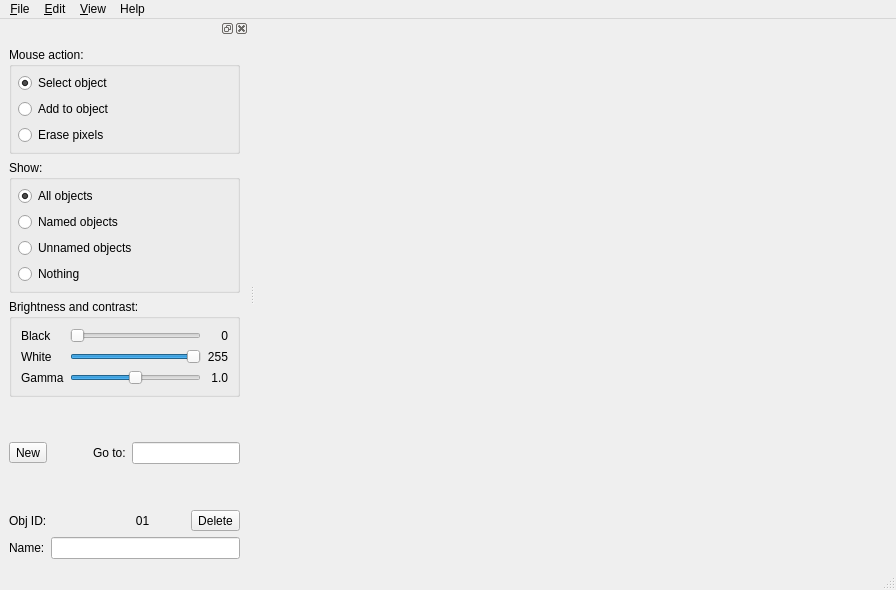
<?xml version="1.0" encoding="UTF-8"?>
<ui version="4.0">
 <class>MainWindow</class>
 <widget class="QMainWindow" name="MainWindow">
  <property name="geometry">
   <rect>
    <x>0</x>
    <y>0</y>
    <width>896</width>
    <height>590</height>
   </rect>
  </property>
  <property name="windowTitle">
   <string>MainWindow</string>
  </property>
  <widget class="Viewer" name="viewer"/>
  <widget class="QMenuBar" name="menubar">
   <property name="geometry">
    <rect>
     <x>0</x>
     <y>0</y>
     <width>896</width>
     <height>23</height>
    </rect>
   </property>
   <widget class="QMenu" name="menuFile">
    <property name="title">
     <string>&amp;File</string>
    </property>
    <addaction name="actionImport"/>
    <addaction name="actionOpen"/>
    <addaction name="actionExport"/>
    <addaction name="actionQuit"/>
   </widget>
   <widget class="QMenu" name="menuHelp">
    <property name="title">
     <string>Help</string>
    </property>
    <addaction name="actionAbout"/>
    <addaction name="actionDocumentation"/>
   </widget>
   <widget class="QMenu" name="menuView">
    <property name="title">
     <string>&amp;View</string>
    </property>
    <widget class="QMenu" name="menuProjection">
     <property name="title">
      <string>&amp;Traces</string>
     </property>
     <addaction name="actionRight"/>
     <addaction name="actionVentral"/>
     <addaction name="actionAnterior"/>
     <addaction name="actionLeft"/>
     <addaction name="actionDorsal"/>
     <addaction name="actionPosterior"/>
    </widget>
    <widget class="QMenu" name="menuOverlay">
     <property name="title">
      <string>&amp;Overlay</string>
     </property>
     <addaction name="actionORight"/>
     <addaction name="actionOVentral"/>
     <addaction name="actionOAnterior"/>
     <addaction name="actionOLeft"/>
     <addaction name="actionODorsal"/>
     <addaction name="actionOPosterior"/>
    </widget>
    <widget class="QMenu" name="menuProjection_2">
     <property name="title">
      <string>&amp;Projection</string>
     </property>
     <addaction name="actionPRight"/>
     <addaction name="actionPVentral"/>
     <addaction name="actionPAnterior"/>
     <addaction name="actionPLeft"/>
     <addaction name="actionPDorsal"/>
     <addaction name="actionPPosterior"/>
    </widget>
    <addaction name="menuProjection"/>
    <addaction name="menuOverlay"/>
    <addaction name="menuProjection_2"/>
    <addaction name="actionResetRotation"/>
    <addaction name="actionGotoXYZ"/>
   </widget>
   <widget class="QMenu" name="menuEdit">
    <property name="title">
     <string>&amp;Edit</string>
    </property>
    <addaction name="actionCopy"/>
   </widget>
   <addaction name="menuFile"/>
   <addaction name="menuEdit"/>
   <addaction name="menuView"/>
   <addaction name="menuHelp"/>
  </widget>
  <widget class="QStatusBar" name="statusbar"/>
  <widget class="QDockWidget" name="modes">
   <attribute name="dockWidgetArea">
    <number>1</number>
   </attribute>
   <widget class="QWidget" name="dockWidgetContents">
    <layout class="QVBoxLayout" name="verticalLayout">
     <item>
      <widget class="QGroupBox" name="groupBox">
       <property name="title">
        <string>Mouse action:</string>
       </property>
       <layout class="QVBoxLayout" name="verticalLayout_2">
        <property name="spacing">
         <number>6</number>
        </property>
        <property name="leftMargin">
         <number>6</number>
        </property>
        <property name="topMargin">
         <number>6</number>
        </property>
        <property name="rightMargin">
         <number>0</number>
        </property>
        <property name="bottomMargin">
         <number>6</number>
        </property>
        <item>
         <widget class="QRadioButton" name="select">
          <property name="text">
           <string>Select object</string>
          </property>
          <property name="checked">
           <bool>true</bool>
          </property>
         </widget>
        </item>
        <item>
         <widget class="QRadioButton" name="add">
          <property name="text">
           <string>Add to object</string>
          </property>
         </widget>
        </item>
        <item>
         <widget class="QRadioButton" name="erase">
          <property name="text">
           <string>Erase pixels</string>
          </property>
         </widget>
        </item>
       </layout>
      </widget>
     </item>
     <item>
      <widget class="QGroupBox" name="groupBox_2">
       <property name="title">
        <string>Show:</string>
       </property>
       <layout class="QVBoxLayout" name="verticalLayout_3">
        <property name="spacing">
         <number>6</number>
        </property>
        <property name="leftMargin">
         <number>6</number>
        </property>
        <property name="topMargin">
         <number>6</number>
        </property>
        <property name="rightMargin">
         <number>0</number>
        </property>
        <property name="bottomMargin">
         <number>6</number>
        </property>
        <item>
         <widget class="QRadioButton" name="sall">
          <property name="text">
           <string>All objects</string>
          </property>
          <property name="checked">
           <bool>true</bool>
          </property>
         </widget>
        </item>
        <item>
         <widget class="QRadioButton" name="snamed">
          <property name="text">
           <string>Named objects</string>
          </property>
         </widget>
        </item>
        <item>
         <widget class="QRadioButton" name="sanon">
          <property name="text">
           <string>Unnamed objects</string>
          </property>
         </widget>
        </item>
        <item>
         <widget class="QRadioButton" name="snone">
          <property name="text">
           <string>Nothing</string>
          </property>
         </widget>
        </item>
       </layout>
      </widget>
     </item>
     <item>
      <widget class="QGroupBox" name="groupBox_3">
       <property name="title">
        <string>Brightness and contrast:</string>
       </property>
       <layout class="QGridLayout" name="gridLayout">
        <item row="1" column="1">
         <widget class="QSlider" name="whiteSlider">
          <property name="maximum">
           <number>255</number>
          </property>
          <property name="value">
           <number>255</number>
          </property>
          <property name="orientation">
           <enum>Qt::Horizontal</enum>
          </property>
         </widget>
        </item>
        <item row="3" column="1">
         <widget class="QSlider" name="gammaSlider">
          <property name="minimum">
           <number>-99</number>
          </property>
          <property name="orientation">
           <enum>Qt::Horizontal</enum>
          </property>
         </widget>
        </item>
        <item row="0" column="1">
         <widget class="QSlider" name="blackSlider">
          <property name="maximum">
           <number>255</number>
          </property>
          <property name="orientation">
           <enum>Qt::Horizontal</enum>
          </property>
         </widget>
        </item>
        <item row="1" column="0">
         <widget class="QLabel" name="label_5">
          <property name="text">
           <string>White</string>
          </property>
         </widget>
        </item>
        <item row="3" column="0">
         <widget class="QLabel" name="label_6">
          <property name="text">
           <string>Gamma</string>
          </property>
         </widget>
        </item>
        <item row="0" column="0">
         <widget class="QLabel" name="label_4">
          <property name="text">
           <string>Black</string>
          </property>
         </widget>
        </item>
        <item row="0" column="2">
         <widget class="QLabel" name="blackValue">
          <property name="text">
           <string>0</string>
          </property>
          <property name="alignment">
           <set>Qt::AlignRight|Qt::AlignTrailing|Qt::AlignVCenter</set>
          </property>
         </widget>
        </item>
        <item row="1" column="2">
         <widget class="QLabel" name="whiteValue">
          <property name="text">
           <string>255</string>
          </property>
          <property name="alignment">
           <set>Qt::AlignRight|Qt::AlignTrailing|Qt::AlignVCenter</set>
          </property>
         </widget>
        </item>
        <item row="3" column="2">
         <widget class="QLabel" name="gammaValue">
          <property name="text">
           <string>1.0</string>
          </property>
          <property name="alignment">
           <set>Qt::AlignRight|Qt::AlignTrailing|Qt::AlignVCenter</set>
          </property>
         </widget>
        </item>
       </layout>
      </widget>
     </item>
     <item>
      <spacer name="verticalSpacer">
       <property name="orientation">
        <enum>Qt::Vertical</enum>
       </property>
       <property name="sizeHint" stdset="0">
        <size>
         <width>20</width>
         <height>40</height>
        </size>
       </property>
      </spacer>
     </item>
     <item>
      <widget class="QWidget" name="widget_3" native="true">
       <layout class="QHBoxLayout" name="horizontalLayout_3">
        <property name="spacing">
         <number>6</number>
        </property>
        <property name="leftMargin">
         <number>0</number>
        </property>
        <property name="topMargin">
         <number>0</number>
        </property>
        <property name="rightMargin">
         <number>0</number>
        </property>
        <property name="bottomMargin">
         <number>0</number>
        </property>
        <item>
         <widget class="QToolButton" name="pnew">
          <property name="text">
           <string>New</string>
          </property>
         </widget>
        </item>
        <item>
         <spacer name="horizontalSpacer">
          <property name="orientation">
           <enum>Qt::Horizontal</enum>
          </property>
          <property name="sizeHint" stdset="0">
           <size>
            <width>40</width>
            <height>20</height>
           </size>
          </property>
         </spacer>
        </item>
        <item>
         <widget class="QLabel" name="label_3">
          <property name="text">
           <string>Go to:</string>
          </property>
         </widget>
        </item>
        <item>
         <widget class="QLineEdit" name="pfind">
          <property name="sizePolicy">
           <sizepolicy hsizetype="Preferred" vsizetype="Fixed">
            <horstretch>0</horstretch>
            <verstretch>0</verstretch>
           </sizepolicy>
          </property>
         </widget>
        </item>
       </layout>
      </widget>
     </item>
     <item>
      <spacer name="verticalSpacer_2">
       <property name="orientation">
        <enum>Qt::Vertical</enum>
       </property>
       <property name="sizeHint" stdset="0">
        <size>
         <width>20</width>
         <height>40</height>
        </size>
       </property>
      </spacer>
     </item>
     <item>
      <widget class="QWidget" name="widget" native="true">
       <layout class="QHBoxLayout" name="horizontalLayout">
        <property name="spacing">
         <number>6</number>
        </property>
        <property name="leftMargin">
         <number>0</number>
        </property>
        <property name="topMargin">
         <number>0</number>
        </property>
        <property name="rightMargin">
         <number>0</number>
        </property>
        <property name="bottomMargin">
         <number>0</number>
        </property>
        <item>
         <widget class="QLabel" name="label">
          <property name="text">
           <string>Obj ID:</string>
          </property>
         </widget>
        </item>
        <item>
         <widget class="QLabel" name="id">
          <property name="text">
           <string>01</string>
          </property>
          <property name="alignment">
           <set>Qt::AlignCenter</set>
          </property>
         </widget>
        </item>
        <item>
         <widget class="QToolButton" name="pdel">
          <property name="text">
           <string>Delete</string>
          </property>
         </widget>
        </item>
       </layout>
      </widget>
     </item>
     <item>
      <widget class="QWidget" name="widget_2" native="true">
       <layout class="QHBoxLayout" name="horizontalLayout_2">
        <property name="spacing">
         <number>6</number>
        </property>
        <property name="leftMargin">
         <number>0</number>
        </property>
        <property name="topMargin">
         <number>0</number>
        </property>
        <property name="rightMargin">
         <number>0</number>
        </property>
        <property name="bottomMargin">
         <number>0</number>
        </property>
        <item>
         <widget class="QLabel" name="label_2">
          <property name="text">
           <string>Name:</string>
          </property>
         </widget>
        </item>
        <item>
         <widget class="QLineEdit" name="name"/>
        </item>
       </layout>
      </widget>
     </item>
    </layout>
   </widget>
  </widget>
  <action name="actionOpen">
   <property name="text">
    <string>&amp;Open...</string>
   </property>
  </action>
  <action name="actionQuit">
   <property name="text">
    <string>&amp;Quit</string>
   </property>
  </action>
  <action name="actionDraw_new_object">
   <property name="text">
    <string>Draw new object</string>
   </property>
  </action>
  <action name="actionDelete_object">
   <property name="text">
    <string>Delete object</string>
   </property>
  </action>
  <action name="actionSelect_object">
   <property name="text">
    <string>Select object</string>
   </property>
  </action>
  <action name="actionAbout">
   <property name="text">
    <string>About</string>
   </property>
  </action>
  <action name="actionDocumentation">
   <property name="text">
    <string>Documentation</string>
   </property>
  </action>
  <action name="actionVentral">
   <property name="text">
    <string>Ventral</string>
   </property>
  </action>
  <action name="actionDorsal">
   <property name="text">
    <string>Dorsal</string>
   </property>
  </action>
  <action name="actionLeft">
   <property name="text">
    <string>Left</string>
   </property>
  </action>
  <action name="actionRight">
   <property name="text">
    <string>Right</string>
   </property>
  </action>
  <action name="actionAnterior">
   <property name="text">
    <string>Anterior</string>
   </property>
  </action>
  <action name="actionPosterior">
   <property name="text">
    <string>Posterior</string>
   </property>
  </action>
  <action name="actionORight">
   <property name="text">
    <string>Right</string>
   </property>
  </action>
  <action name="actionOVentral">
   <property name="text">
    <string>Ventral</string>
   </property>
  </action>
  <action name="actionOAnterior">
   <property name="text">
    <string>Anterior</string>
   </property>
  </action>
  <action name="actionOLeft">
   <property name="text">
    <string>Left</string>
   </property>
  </action>
  <action name="actionODorsal">
   <property name="text">
    <string>Dorsal</string>
   </property>
  </action>
  <action name="actionOPosterior">
   <property name="text">
    <string>Posterior</string>
   </property>
  </action>
  <action name="actionExport">
   <property name="text">
    <string>&amp;Export</string>
   </property>
  </action>
  <action name="actionCopy">
   <property name="text">
    <string>&amp;Copy image to clipboard</string>
   </property>
  </action>
  <action name="actionPRight">
   <property name="text">
    <string>Right</string>
   </property>
  </action>
  <action name="actionPVentral">
   <property name="text">
    <string>Ventral</string>
   </property>
  </action>
  <action name="actionPAnterior">
   <property name="text">
    <string>Anterior</string>
   </property>
  </action>
  <action name="actionPLeft">
   <property name="text">
    <string>Left</string>
   </property>
  </action>
  <action name="actionPDorsal">
   <property name="text">
    <string>Dorsal</string>
   </property>
  </action>
  <action name="actionPPosterior">
   <property name="text">
    <string>Posterior</string>
   </property>
  </action>
  <action name="actionImport">
   <property name="text">
    <string>&amp;Import...</string>
   </property>
  </action>
  <action name="actionResetRotation">
   <property name="text">
    <string>&amp;Reset rotation</string>
   </property>
  </action>
  <action name="actionGotoXYZ">
   <property name="text">
    <string>&amp;Go to x,y,z</string>
   </property>
  </action>
 </widget>
 <customwidgets>
  <customwidget>
   <class>Viewer</class>
   <extends>QWidget</extends>
   <header>Viewer.h</header>
   <container>1</container>
  </customwidget>
 </customwidgets>
 <resources/>
 <connections/>
</ui>
